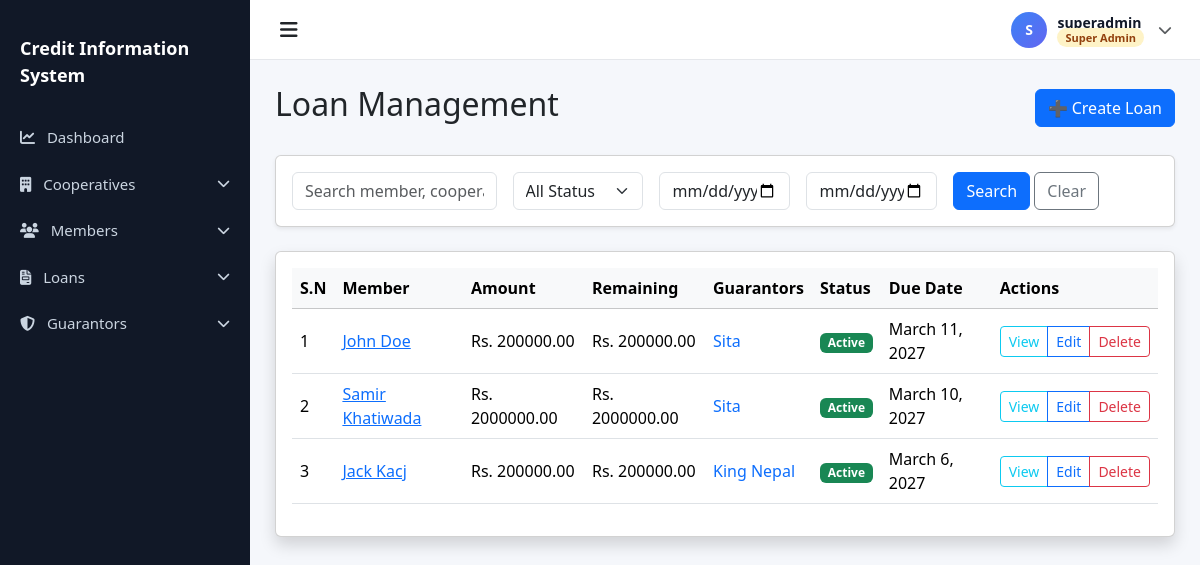
/loans/ (signed in), run on an earlier commit of the app's database.
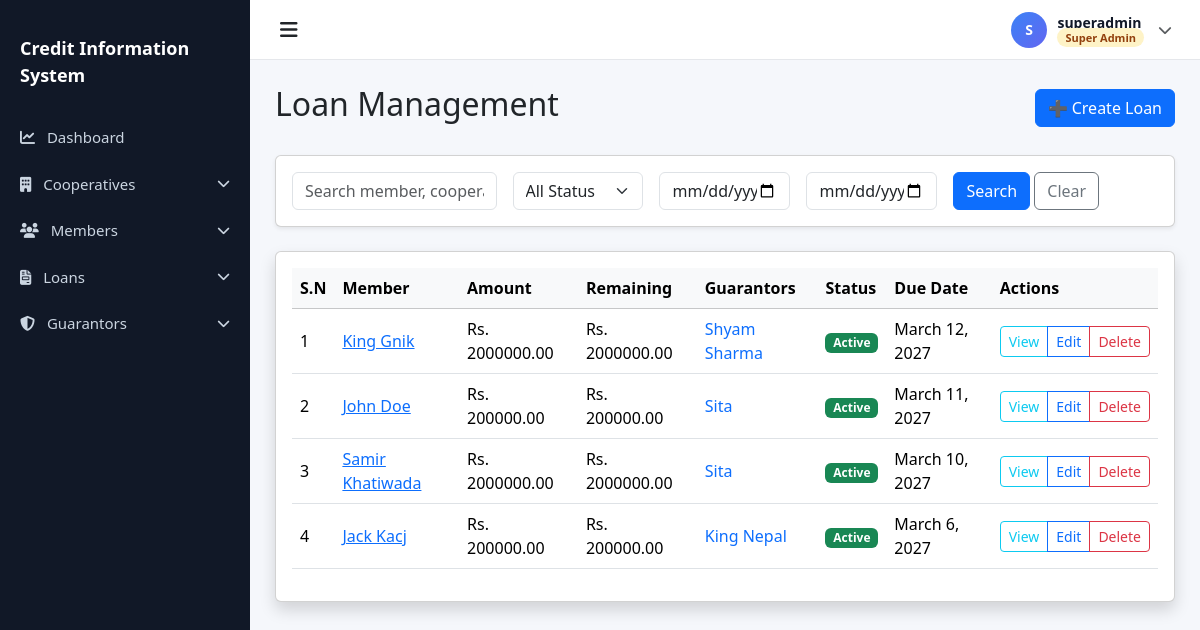
And on a later commit of the database.
### accounts/models.py (models this page shows, shortened)
class User(AbstractUser):
    ROLE_CHOICES = (
        ('superadmin', 'Super Admin'),
        ('admin', 'Admin'),
        ('staff', 'Staff'),
    )
    role = models.CharField(max_length=20, choices=ROLE_CHOICES, default='staff')
    cooperative = models.ForeignKey(
        'cooperatives.Cooperative',
        on_delete=models.SET_NULL,
        null=True,
        blank=True,
        related_name='users',
        help_text="Null for Super Admin users"
    )
    is_first_login = models.BooleanField(default=True)
    class Meta:
        ordering = ['-date_joined']
        indexes = [
            models.Index(fields=['role']),
            models.Index(fields=['cooperative']),
        ]
    def is_superadmin(self):
        return self.role == 'superadmin'
    def is_admin(self):
        return self.role == 'admin'
    def is_staff_user(self):
        return self.role == 'staff'

### loans/models.py (models this page shows, shortened)
class Loan(models.Model):
    STATUS_CHOICES = [
        ('Active', 'Active'),
        ('Cleared', 'Cleared'),
        ('Overdue', 'Overdue'),
    ]
    loan_id = models.AutoField(primary_key=True)
    member = models.ForeignKey(
        Member,
        on_delete=models.CASCADE,
        related_name="loans"
    )
    cooperative = models.ForeignKey(
        Cooperative,
        on_delete=models.CASCADE,
        related_name="loans"
    )
    loan_amount = models.DecimalField(max_digits=12, decimal_places=2)
    interest_rate = models.DecimalField(
        max_digits=5,
        decimal_places=2,
        help_text="Interest rate in %"
    )
    loan_date = models.DateField()
    due_date = models.DateField()
    status = models.CharField(
        max_length=10,
        choices=STATUS_CHOICES,
        default="Active"
    )
    remaining_balance = models.DecimalField(
        max_digits=12,
        decimal_places=2,
        blank=True
    )
    created_by = models.ForeignKey(
        settings.AUTH_USER_MODEL,
        on_delete=models.SET_NULL,
        null=True
    )
    created_at = models.DateTimeField(auto_now_add=True)

class Guarantor(models.Model):
    STATUS_CHOICES = [
        ('Active', 'Active'),
        ('Released', 'Released'),
    ]
    name = models.CharField(max_length=255)
    citizenship_number = models.CharField(max_length=50)
    loan = models.ForeignKey(Loan, on_delete=models.CASCADE, related_name="guarantors")
    member = models.ForeignKey(Member, on_delete=models.SET_NULL, null=True, blank=True, related_name="guaranteed_loans")
    contact_number = models.CharField(max_length=15)
    status = models.CharField(max_length=10, choices=STATUS_CHOICES, default='Active')

### members/models.py (models this page shows, shortened)
class Member(models.Model):
    full_name = models.CharField(max_length=255)
    citizenship_number = models.CharField(max_length=50, unique=True)
    unique_system_id = models.CharField(max_length=100, unique=True, editable=False)
    address = models.TextField()
    phone = models.CharField(max_length=20)
    blacklist_status = models.BooleanField(default=False)
    cooperative = models.ForeignKey(
        'cooperatives.Cooperative',
        on_delete=models.CASCADE,
        related_name='members'
    )
    created_at = models.DateTimeField(auto_now_add=True)
    updated_at = models.DateTimeField(auto_now=True)
    class Meta:
        ordering = ['-created_at']
        indexes = [
            models.Index(fields=['citizenship_number']),
            models.Index(fields=['unique_system_id']),
            models.Index(fields=['blacklist_status']),
        ]

### loans/views.py (the view)
# urls.py: path('', LoanListView.as_view(), name='loan_list'),
class LoanListView(StaffOrAdminMixin, CooperativeAccessMixin, LoginRequiredMixin, ListView):
    model = Loan
    template_name = 'loans/loan_list.html'
    context_object_name = 'loans'
    paginate_by = 10
    ordering = ['-loan_date']
    def get_queryset(self):
        qs = super().get_queryset()
        if not self.request.user.is_superadmin():
            qs = qs.filter(cooperative=self.request.user.cooperative)
        search_query = self.request.GET.get('search', '')
        if search_query:
            qs = qs.filter(
                Q(member__full_name__icontains=search_query) |
                Q(cooperative__name__icontains=search_query) |
                Q(guarantors__name__icontains=search_query)
            ).distinct()
        start_date = self.request.GET.get('start_date')
        if start_date:
            qs = qs.filter(loan_date__gte=start_date)
        due_date = self.request.GET.get('due_date')
        if due_date:
            qs = qs.filter(due_date__lte=due_date)
        status_filter = self.request.GET.get('status', '')
        if status_filter:
            qs = qs.filter(status=status_filter)
        return qs
    def get_context_data(self, **kwargs):
        context = super().get_context_data(**kwargs)
        context['search_query'] = self.request.GET.get('search', '')
        context['status_filter'] = self.request.GET.get('status', '')
        context['start_date'] = self.request.GET.get('start_date', '')
        context['due_date'] = self.request.GET.get('due_date', '')
        return context

### accounts/permissions.py (called while the page is built, shortened)
    def test_func(self):
        return self.request.user.is_authenticated and (
            self.request.user.is_staff_user() or
            self.request.user.is_admin() or
            self.request.user.is_superadmin()
        )

    def get_queryset(self):
        queryset = super().get_queryset()
        if self.request.user.is_superadmin():
            return queryset

    def get_context_data(self, **kwargs):
        context = super().get_context_data(**kwargs)
        if not self.request.user.is_superadmin() and self.request.user.cooperative:
            context['user_cooperative'] = self.request.user.cooperative
        return context

### templates/loans/loan_list.html (shortened to what this page needs)
{% extends "base.html" %}
{% block content %}
<div class="d-flex justify-content-between align-items-center mb-4">
    <h2>Loan Management</h2>
    <a href="{% url 'loans:create_loan' %}" class="btn btn-primary">➕ Create Loan</a>
</div>
<div class="card shadow-sm mb-4">
    <div class="card-body">
        <form method="get" id="filter-form" class="row g-3 align-items-center">
            <div class="col-md-3">
                <input type="text" name="search" id="search-input" class="form-control"
                    placeholder="Search member, cooperative, guarantor..." value="{{ search_query }}"
                    autocomplete="off">
            </div>
            <div class="col-md-2">
                <select name="status" id="status-select" class="form-select">
                    <option value="">All Status</option>
                </select>
            </div>
            <div class="col-md-2">
                <input type="date" name="start_date" id="start-date" class="form-control" placeholder="Start Date"
                    value="{{ start_date }}" title="From Date">
            </div>
            <div class="col-md-2">
                <input type="date" name="due_date" id="due-date" class="form-control" placeholder="Due Date"
                    value="{{ due_date }}" title="To Date">
            </div>
            <div class="col-md-3">
                <button type="submit" class="btn btn-primary">Search</button>
                <a href="{% url 'loans:loan_list' %}" class="btn btn-outline-secondary">Clear</a>
            </div>
        </form>
    </div>
</div>
<div class="card shadow">
    <div class="card-body">
        <div class="table-responsive">
            <table class="table table-hover align-middle">
                <thead class="table-light">
                    <tr>
                        <th>S.N</th>
                        <th>Member</th>
                        <th>Amount</th>
                        <th>Remaining</th>
                        <th>Guarantors</th>
                        <th>Status</th>
                        <th>Due Date</th>
                        <th>Actions</th>
                    </tr>
                </thead>
                <tbody>
                    {% for loan in loans %}
                    <tr>
                        <td>{{ forloop.counter }}</td>
                        <td><a href="{% url 'loans:loan_detail' loan.loan_id %}">{{loan.member.full_name }}</a></td>
                        <td>Rs. {{ loan.loan_amount }}</td>
                        <td>Rs. {{ loan.remaining_balance }}</td>
                        <td>
                            {% for guarantor in loan.guarantors.all %}
                            <a href="{% url 'loans:guarantor_detail' guarantor.pk %}" class="text-decoration-none">
                                {{ guarantor.name }}
                            </a>{% if not forloop.last %}, {% endif %}
                            {% empty %}
                            <span class="text-muted">-</span>
                            {% endfor %}
                        </td>
                        <td>
                            {% if loan.status == "Active" %}
                            <span class="badge bg-success">Active</span>
                            {% elif loan.status == "Overdue" %}
                            <span class="badge bg-danger">Overdue</span>
                            {% else %}
                            <span class="badge bg-secondary">{{ loan.status }}</span>
                            {% endif %}
                        </td>
                        <td>{{ loan.due_date }}</td>
                        <td>
                            <div class="btn-group btn-group-sm">
                                <a href="{% url 'loans:loan_detail' loan.loan_id %}"
                                    class="btn btn-outline-info">View</a>
                                <a href="{% url 'loans:update_loan' loan.loan_id %}"
                                    class="btn btn-outline-primary">Edit</a>
                                {% if user.is_superadmin or user.is_admin %}
                                <a href="{% url 'loans:delete_loan' loan.loan_id %}"
                                    class="btn btn-outline-danger">Delete</a>
                                {% endif %}
                            </div>
                        </td>
                    </tr>
                    {% empty %}
                    <tr>
                        <td colspan="8" class="text-center py-4">No loans available</td>
                    </tr>
                    {% endfor %}
                </tbody>
            </table>
        </div>
    </div>
</div>
{% endblock %}

### templates/base.html (shortened to what this page needs)
{% load static %}
<!DOCTYPE html>
<html lang="en">
<head>
    <link href="https://cdn.jsdelivr.net/npm/bootstrap@5.3.2/dist/css/bootstrap.min.css" rel="stylesheet">
    <link rel="stylesheet" href="https://cdnjs.cloudflare.com/ajax/libs/font-awesome/6.5.0/css/all.min.css">
    <link href="https://cdn.jsdelivr.net/npm/select2@4.1.0-rc.0/dist/css/select2.min.css" rel="stylesheet" />
    <link href="https://cdn.jsdelivr.net/npm/select2-bootstrap-5-theme@1.3.0/dist/select2-bootstrap-5-theme.min.css"
        rel="stylesheet" />
</head>
<body class="{% if not user.is_authenticated %}bg-light{% endif %}">
    {% if user.is_authenticated %}
    <div id="sidebar" class="sidebar">
        <div class="sidebar-brand d-flex align-items-center gap-2">
            <span style="font-size: 18px;">Credit Information System</span>
        </div>
        <a href="{% url 'accounts:dashboard' %}">
            <i class="fa-solid fa-chart-line me-2"></i> Dashboard
        </a>
        {% if user.is_superadmin %}
        <a href="#cooperativesMenu" data-bs-toggle="collapse" role="button" aria-expanded="false"
            aria-controls="cooperativesMenu" class="d-flex justify-content-between align-items-center">
            <span><i class="fa-solid fa-building me-2"></i> Cooperatives</span>
            <i class="fa-solid fa-chevron-down small"></i>
        </a>
        {% elif user.cooperative %}
        <a href="{% url 'cooperatives:detail' user.cooperative.pk %}">
            <i class="fa-solid fa-handshake me-2"></i> My Cooperative
        </a>
        {% endif %}
        <a href="#membersMenu" data-bs-toggle="collapse" role="button" aria-expanded="false" aria-controls="membersMenu"
            class="d-flex justify-content-between align-items-center">
            <span><i class="fa-solid fa-users me-2"></i> Members</span>
            <i class="fa-solid fa-chevron-down small"></i>
        </a>
        <a href="#loansMenu" data-bs-toggle="collapse" role="button" aria-expanded="false" aria-controls="loansMenu"
            class="d-flex justify-content-between align-items-center">
            <span><i class="fa-solid fa-file-invoice me-2"></i> Loans</span>
            <i class="fa-solid fa-chevron-down small"></i>
        </a>
        <a href="#guarantorsMenu" data-bs-toggle="collapse" role="button" aria-expanded="false"
            aria-controls="guarantorsMenu" class="d-flex justify-content-between align-items-center">
            <span><i class="fa-solid fa-shield-halved me-2"></i> Guarantors</span>
            <i class="fa-solid fa-chevron-down small"></i>
        </a>
    </div>
    {% endif %}
    <div id="mainContent" class="{% if user.is_authenticated %}main-content{% else %}container-fluid{% endif %}">
        {% if user.is_authenticated %}
        <div class="topbar">
            <div class="toggle-btn" onclick="toggleSidebar()">
                <i class="fa-solid fa-bars"></i>
            </div>
            <div class="dropdown">
                <a class="profile-toggle" href="#" role="button" data-bs-toggle="dropdown" aria-expanded="false"
                    style="list-style:none;">
                    <div class="profile-avatar">
                        {% if not user.first_name %}{{ user.username|first|upper }}{% endif %}
                    </div>
                    <div>
                        <div class="profile-name">
                            {% if user.first_name %}
                            {{ user.first_name }} {{ user.last_name }}
                            {% else %}
                            {{ user.username }}
                            {% endif %}
                        </div>
                        <div class="profile-role">
                            {% if user.role == 'superadmin' %}<span class="role-badge superadmin">Super Admin</span>
                            {% elif user.role == 'admin' %}<span class="role-badge admin">Admin</span>
                            {% else %}<span class="role-badge staff">Staff</span>{% endif %}
                        </div>
                    </div>
                    <i class="fa-solid fa-chevron-down small ms-1 text-muted"></i>
                </a>
            </div>
        </div>
        {% endif %}
        <div class="page-content">
            {% block content %}
            {% endblock %}
        </div>
    </div>
</body>
</html>

### templates/base.html (style rules this page uses)
body { overflow-x: hidden; background: #f5f7fb; }
.sidebar { height: 100vh; width: 250px; position: fixed; top: 0; left: 0; background: #111827; padding-top: 20px; transition: all 0.3s; z-index: 1050; }
.sidebar a { color: #cbd5e1; padding: 12px 20px; display: block; text-decoration: none; font-size: 15px; }
.sidebar-brand { color: #fff; font-size: 20px; font-weight: 600; padding: 15px 20px; margin-bottom: 10px; }
.main-content { margin-left: 250px; transition: all 0.3s; min-height: 100vh; }
.topbar { height: 60px; background: #fff; border-bottom: 1px solid #e5e7eb; display: flex; align-items: center; justify-content: space-between; padding: 0 20px; position: sticky; top: 0; z-index: 1030; }
.toggle-btn { font-size: 20px; cursor: pointer; padding: 5px 10px; border-radius: 4px; transition: background 0.2s; }
.page-content { padding: 25px; }
.profile-avatar { width: 36px; height: 36px; border-radius: 50%; background: linear-gradient(135deg, #3b82f6, #6366f1); color: #fff; display: inline-flex; align-items: center; justify-content: center; font-weight: 700; font-size: 14px; letter-spacing: 0.5px; flex-shrink: 0; }
.profile-toggle { display: flex; align-items: center; gap: 10px; text-decoration: none; color: #1f2937; padding: 4px 8px; border-radius: 8px; transition: background 0.2s; }
.profile-toggle .profile-name { font-weight: 600; font-size: 14px; line-height: 1; color: #111827; }
.profile-toggle .profile-role { font-size: 11px; color: #6b7280; line-height: 1; margin-top: 2px; }
.role-badge { font-size: 11px; font-weight: 600; padding: 2px 8px; border-radius: 20px; }
.role-badge.superadmin { background: #fef3c7; color: #92400e; }

What changed in the data, as far as the page shows it:
added Loan: member.full_name "King Gnik", loan_amount "2000000.00", remaining_balance "2000000.00", status "Active", due_date "March 12, 2027"
added Guarantor: name "Shyam Sharma", shown under "King Gnik"
